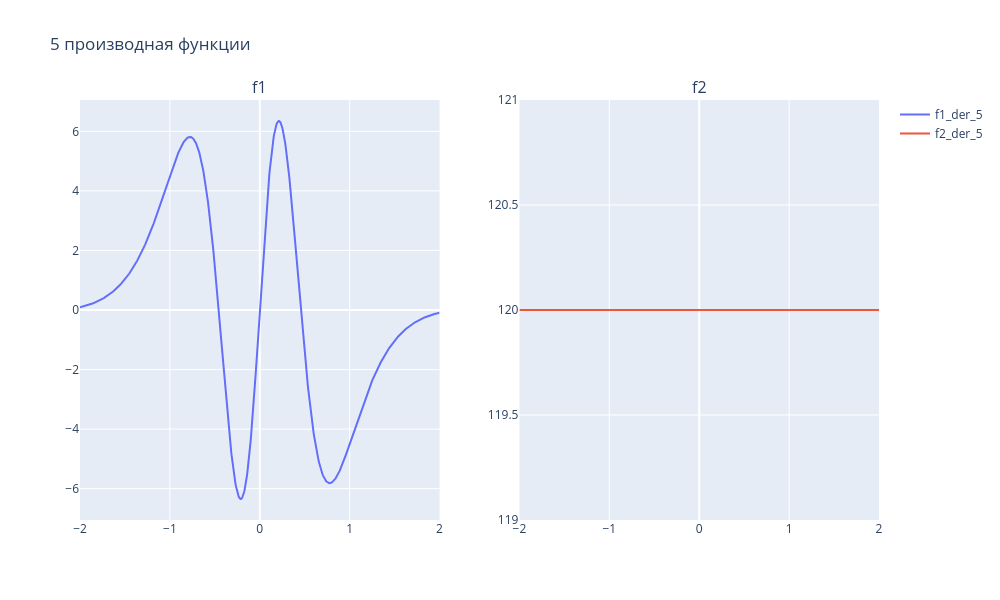

Notebook cell for this chart:
### Code cell
fig = go.Figure()
fig = make_subplots(
    rows=1, cols=2,
    subplot_titles=("f1", "f2"),
)
fig.add_trace(go.Scatter(x=np.linspace(-2, 2, 1000), y=f1_der_5(np.linspace(-2, 2, 1000)), name='f1_der_5'), row=1, col=1)
fig.add_trace(go.Scatter(x=np.linspace(-2, 2, 1000), y=f2_der_5(np.linspace(-2, 2, 1000)), name='f2_der_5'), row=1, col=2)
fig.update_layout(title='5 производная функции', width=1000, height=600)
fig.show()

### Figure 1 — Plotly figure (JSON) as saved in the notebook; plotly's stock layout.template omitted (floating-point values rounded to 4 significant figures; data arrays with more than 128 entries replaced by an {"elided": "..."} marker saying what was removed)
{"data": [{"name": "f1_der_5", "type": "scatter", "x": {"elided": "1000 float values"}, "xaxis": "x", "y": {"elided": "1000 float values"}, "yaxis": "y"}, {"name": "f2_der_5", "type": "scatter", "x": {"elided": "1000 float values"}, "xaxis": "x2", "y": {"elided": "1000 float values"}, "yaxis": "y2"}], "layout": {"annotations": [{"font": {"size": 16}, "showarrow": false, "text": "f1", "x": 0.225, "xanchor": "center", "xref": "paper", "y": 1, "yanchor": "bottom", "yref": "paper"}, {"font": {"size": 16}, "showarrow": false, "text": "f2", "x": 0.775, "xanchor": "center", "xref": "paper", "y": 1, "yanchor": "bottom", "yref": "paper"}], "height": 600, "title": {"text": "5 производная функции"}, "width": 1000, "xaxis": {"anchor": "y", "domain": [0, 0.45]}, "xaxis2": {"anchor": "y2", "domain": [0.55, 1]}, "yaxis": {"anchor": "x", "domain": [0, 1]}, "yaxis2": {"anchor": "x2", "domain": [0, 1]}}}
